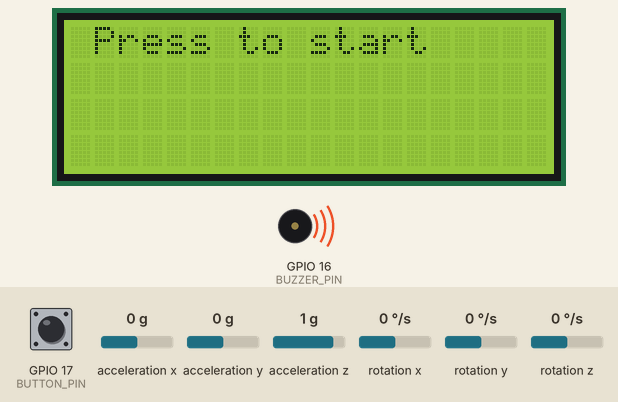
Bench run of a program on a simulated Raspberry Pi (BCM pin numbers). Parts: 20×4 character LCD, buzzer (waves = sounding, pin HIGH). The test bench sets the inputs (shaded band); at power-on: GPIO 17 (BUTTON_PIN) LOW, acceleration x 0 g, acceleration y 0 g, acceleration z 1 g, rotation x 0 °/s, rotation y 0 °/s, rotation z 0 °/s. The clock reads 2024-03-15 10:24:30 at power-on unless the program sets it.

Above: at 1.2 s.
1.3 s: GPIO 17 (BUTTON_PIN) pulled HIGH for 0.15 s
At 5.45 s:
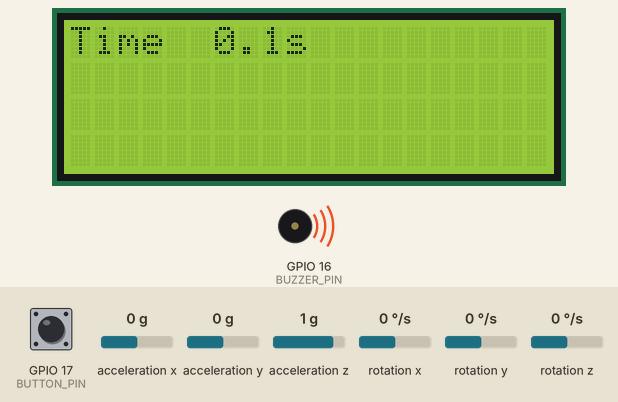
7.1 s: acceleration x set to -1.4 g
10.1 s: acceleration y set to -1.4 g
At 12.5 s:
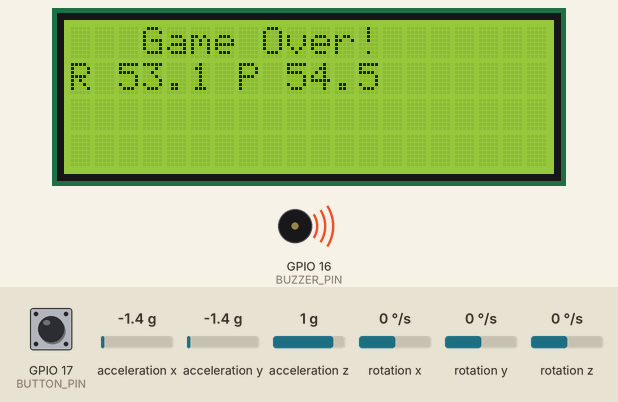
13.1 s: GPIO 17 (BUTTON_PIN) pulled HIGH for 1 s
At 13.9 s:
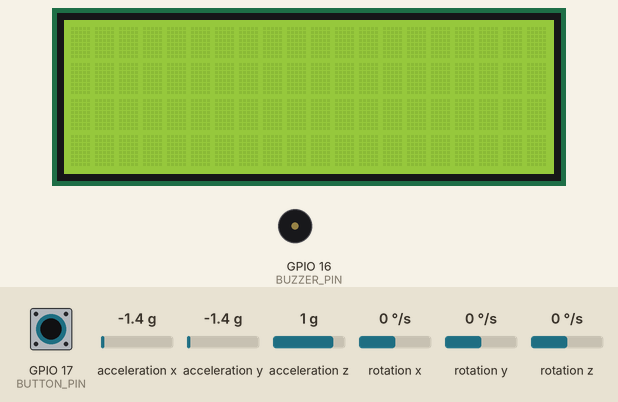
Timing chart, 0 to 18.1 s (numbered marks = the images above; inputs shaded):
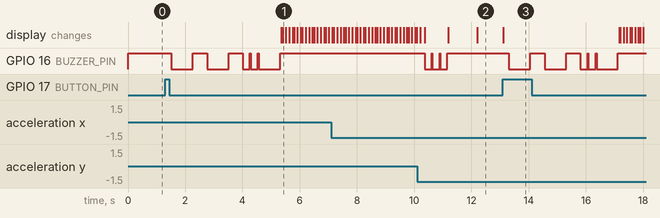

Measured:
- after the input at 1.3 s, GPIO 16 (BUZZER_PIN): HIGH → LOW after 0.21 s, → HIGH 0.75 s later, → LOW 0.50 s later, → HIGH 0.75 s later, … (10 changes in this stretch); the display: first changes after 4.1 s (image 1 shows a later state)
- after the input at 13.1 s, GPIO 16 (BUZZER_PIN): HIGH → LOW after 0.21 s, → HIGH 0.75 s later, → LOW 0.50 s later, → HIGH 0.75 s later, … (10 changes in this stretch); the display: changes at once (image 3)

The program:

Game_MaxAngle.py
```python
#!/usr/bin/env python3
# -*- coding: utf-8 -*-

import time, math
import RPi.GPIO as GPIO
from mpu6050 import mpu6050
from RPLCD.i2c import CharLCD

# ———— 参数配置 ————
BUTTON_PIN = 17      # 按钮 GPIO
BUZZER_PIN = 16      # 有源蜂鸣器 GPIO
I2C_ADDR   = 0x27    # LCD I2C 地址（根据实际情况修改）

# 互补滤波参数
ALPHA = 0.4
DT    = 0.01         # 采样间隔（秒）

# ———— 硬件初始化 ————
GPIO.cleanup()
GPIO.setmode(GPIO.BCM)
GPIO.setup(BUTTON_PIN, GPIO.IN,  pull_up_down=GPIO.PUD_DOWN)
GPIO.setup(BUZZER_PIN, GPIO.OUT)
# 确保蜂鸣器初始为关闭
GPIO.output(BUZZER_PIN, GPIO.HIGH)

lcd    = CharLCD('PCF8574', I2C_ADDR, auto_linebreaks=False)
sensor = mpu6050(0x68)
flag=0
def set_buzzer(on: bool):
    """
    控制有源蜂鸣器响 or 不响：
    on=True  → 输出高电平 → 蜂鸣器响
    on=False → 输出低电平 → 蜂鸣器不响
    """
    GPIO.output(BUZZER_PIN, GPIO.LOW if on else GPIO.HIGH)

def beep(pattern):
    """
    pattern: list of (on_duration, off_duration) tuples
    例如 [(0.1,0.1),(0.1,0.1),(0.5,0)] → 短、短、长
    """
    for on_dur, off_dur in pattern:
        set_buzzer(True)
        time.sleep(on_dur)
        set_buzzer(False)
        time.sleep(off_dur)

def wait_for_button():
    lcd.clear()
    if flag==0:
        lcd.write_string(' Press to start ')
    # 等待按下
    while not GPIO.input(BUTTON_PIN):
        time.sleep(0.05)
    # 消抖延时
    time.sleep(0.2)

def game_loop():
    # 1) 等待开始
    wait_for_button()
    global flag
    # 2) 蜂鸣提示：短、短、长
    beep([(0.75,0.5), (0.75,0.5), (0.25,0.03),(0.25,0.03),(0.75,0)])

    # 3) 初始化角度与统计
    roll = pitch = yaw = 0.0
    max_roll = max_pitch = 0.0
    start_t = time.time()

    # 4) 20 秒游戏进行时：LCD 显示计时并更新最大 Roll/Pitch
    while True:
        elapsed = time.time() - start_t
        if elapsed >= 5.0:
            break

        accel = sensor.get_accel_data()
        gyro  = sensor.get_gyro_data()

        # 计算加速度角度
        roll_acc  = math.degrees(math.atan2(accel['y'], accel['z']))
        pitch_acc = math.degrees(math.atan(-accel['x'] / math.sqrt(accel['y']**2 + accel['z']**2)))

        # 互补滤波融合
        roll  = ALPHA * (roll  + gyro['x'] * DT) + (1 - ALPHA) * roll_acc
        pitch = ALPHA * (pitch + gyro['y'] * DT) + (1 - ALPHA) * pitch_acc
        yaw   += gyro['z'] * DT

        # 更新最大绝对值
        max_roll  = max(max_roll,  abs(roll))
        max_pitch = max(max_pitch, abs(pitch))

        # 更新 LCD（第 1 行显示剩余时间）
        lcd.cursor_pos = (0, 0)
        lcd.write_string(f'Time {elapsed:4.1f}s              ')
        time.sleep(DT)

    # 5) 游戏结束，显示结果
    lcd.clear()
    beep([(0.25,0.02),(0.25,0.02),(0.25,0)])
    lcd.write_string('   Game Over!   ')
    time.sleep(1)
    lcd.cursor_pos = (1, 0)
    lcd.write_string(f'R{max_roll:5.1f} P{max_pitch:5.1f}')
    flag=flag+1
    # 6) 等待按钮松开（防止一次长按触发多次）
    while not GPIO.input(BUTTON_PIN):
        time.sleep(0.1)

def main():
    try:
        while True:
            game_loop()
    except KeyboardInterrupt:
        pass
    finally:
        lcd.clear()
        set_buzzer(False)
        GPIO.cleanup()

if __name__ == '__main__':
    main()
```
